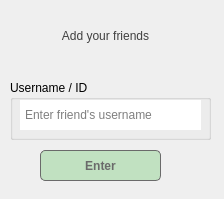
<?xml version="1.0" encoding="UTF-8"?>
<ui version="4.0">
 <class>newchatusername</class>
 <widget class="QDialog" name="newchatusername">
  <property name="geometry">
   <rect>
    <x>0</x>
    <y>0</y>
    <width>224</width>
    <height>199</height>
   </rect>
  </property>
  <property name="windowTitle">
   <string>Add Friend</string>
  </property>
  <widget class="QGroupBox" name="groupBox_2">
   <property name="geometry">
    <rect>
     <x>10</x>
     <y>80</y>
     <width>201</width>
     <height>60</height>
    </rect>
   </property>
   <property name="title">
    <string>Username / ID</string>
   </property>
   <widget class="QLineEdit" name="lineEdit_username_on_newchatusername">
    <property name="geometry">
     <rect>
      <x>10</x>
      <y>20</y>
      <width>181</width>
      <height>30</height>
     </rect>
    </property>
    <property name="styleSheet">
     <string notr="true">padding-left:3px;</string>
    </property>
    <property name="frame">
     <bool>false</bool>
    </property>
    <property name="placeholderText">
     <string>Enter friend's username</string>
    </property>
   </widget>
  </widget>
  <widget class="QPushButton" name="pushButton_add_on_newchatusername">
   <property name="geometry">
    <rect>
     <x>40</x>
     <y>150</y>
     <width>121</width>
     <height>31</height>
    </rect>
   </property>
   <property name="whatsThis">
    <string>&lt;html&gt;&lt;head/&gt;&lt;body&gt;&lt;p&gt;type your friend username&lt;/p&gt;&lt;/body&gt;&lt;/html&gt;</string>
   </property>
   <property name="styleSheet">
    <string notr="true">QPushButton
{
		background-color:rgb(193, 225, 193);
	color: rgb(106, 106, 106);
	font-weight: bold;
	border-style: solid;
	border-width: 1px;
	border-radius: 5px;
	padding: 10px;
	font: 700 9pt &quot;Exo 2&quot;;
}

</string>
   </property>
   <property name="text">
    <string>Enter</string>
   </property>
  </widget>
  <widget class="QLabel" name="label_3">
   <property name="geometry">
    <rect>
     <x>10</x>
     <y>10</y>
     <width>191</width>
     <height>51</height>
    </rect>
   </property>
   <property name="styleSheet">
    <string notr="true">QWidget
{
	color: rgb(64, 64, 64);
  	font: 900 14pt &quot;Exo 2&quot;;
}</string>
   </property>
   <property name="text">
    <string>Add your friends</string>
   </property>
   <property name="alignment">
    <set>Qt::AlignCenter</set>
   </property>
  </widget>
 </widget>
 <resources/>
 <connections/>
</ui>
